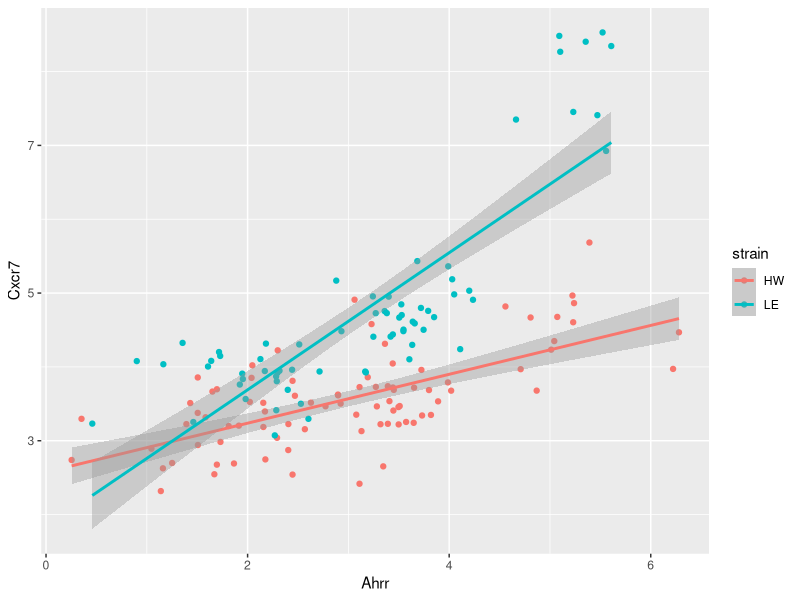
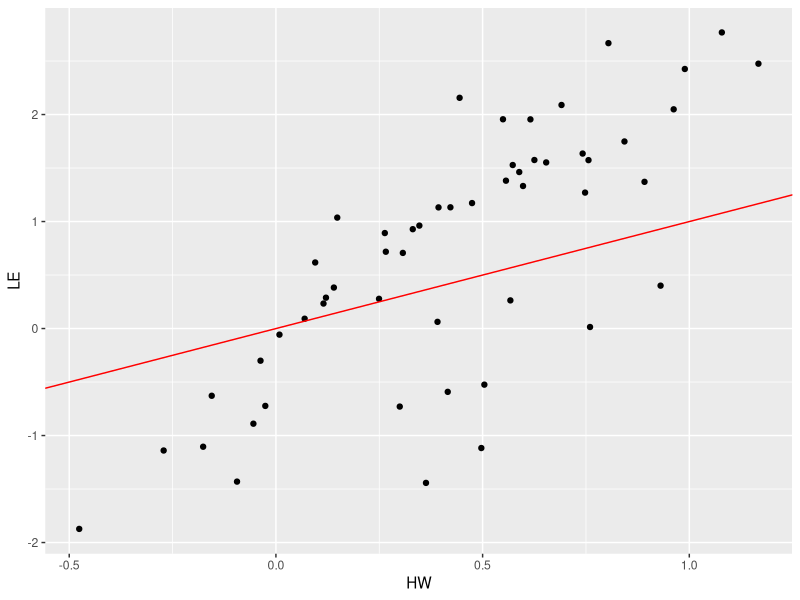
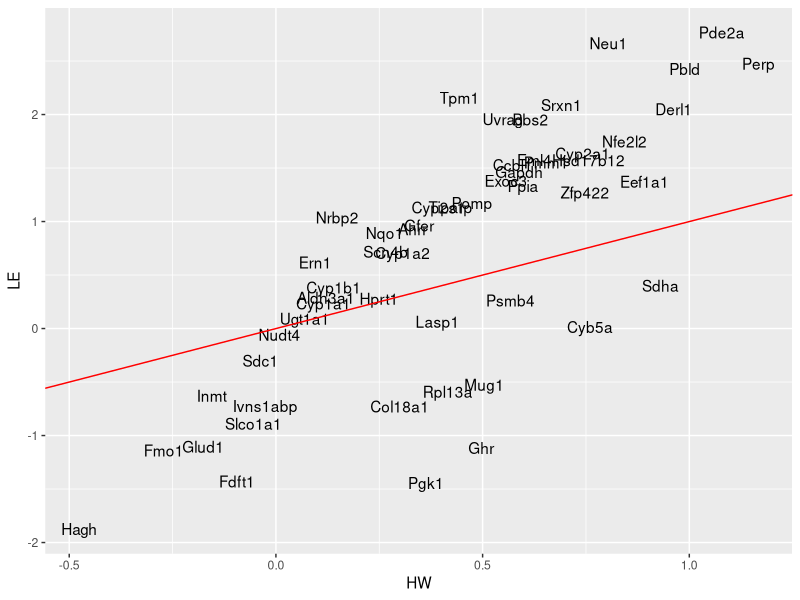

The R script that drew these images, in order:
## ---- chunk 1
library(tidyverse)
library(skimr)
## ---- chunk 2
session3_data = read_csv(file = "data/session3_data.csv") %>% 
  dplyr::select(-time, -dose)

clean_data = session3_data %>% 
  dplyr::mutate_if(is.numeric, .funs = log)

hw_data = clean_data %>% 
  dplyr::filter(strain == "HW")

le_data = clean_data %>% 
  dplyr::filter(strain == "LE")
## ---- chunk 3
clean_data %>% 
  ggplot(aes(x = Ahrr,
             y = Cxcr7,
             colour = strain)) +
  geom_point() +
  geom_smooth(method = "lm")


lm(Ahrr ~ Cxcr7, data = clean_data)
lm(Ahrr ~ Cxcr7, data = hw_data)
lm(Ahrr ~ Cxcr7, data = le_data)

lm_Ahrr_Cxcr7 = function(this_data){
  lm(Ahrr ~ Cxcr7, data = this_data)
}

list_data = list(
  clean_data = clean_data, 
  hw_data = hw_data,
  le_data = le_data)

purrr::map(.x = list_data, 
           .f = lm_Ahrr_Cxcr7)

purrr::map(.x = list_data, 
           .f = lm_Ahrr_Cxcr7) %>% 
  purrr::map(.f = broom::tidy)
## ---- chunk 4
Cxcr7_long = clean_data %>%
  tidyr::pivot_longer(
    cols = -c("strain", "Cxcr7", "sample"),
    names_to = "gene_symbols",
    values_to = "gene_expression")

Cxcr7_long

Cxcr7_nest = Cxcr7_long %>% 
  group_by(strain, gene_symbols) %>% 
  tidyr::nest()

Cxcr7_nest$data[1:2]

lm_Cxcr7_ge = function(this_data){
  lm(Cxcr7 ~ gene_expression, data = this_data)
}

Cxcr7_model = Cxcr7_nest %>% 
  dplyr::mutate(lm_obj = purrr::map(.x = data, 
                                    .f = lm_Cxcr7_ge),
                lm_tidy = purrr::map(.x = lm_obj,
                                     .f = broom::tidy))



Cxcr7_model_long = Cxcr7_model %>% 
  dplyr::select(-data, -lm_obj) %>% 
  tidyr::unnest(lm_tidy) %>% 
  dplyr::select(strain, gene_symbols, term, estimate) %>% 
  dplyr::filter(term == "gene_expression")


Cxcr7_model_long


Cxcr7_model_wide = Cxcr7_model_long %>% 
  dplyr::ungroup() %>% 
  tidyr::pivot_wider(names_from = "strain",
                     values_from = "estimate")


Cxcr7_model_wide %>% 
  ggplot(aes(x = HW, y = LE)) +
  geom_point() +
  geom_abline(slope = 1, intercept = 0, colour = "red")

Cxcr7_model_wide %>% 
  ggplot(aes(x = HW, y = LE,
             label = gene_symbols)) +
  geom_text() +
  geom_abline(slope = 1, intercept = 0, colour = "red")
## ---- chunk 5
sessionInfo()
